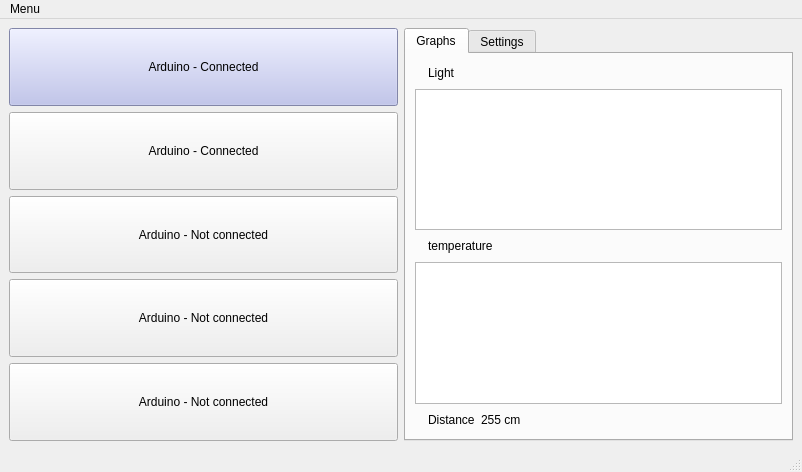
<?xml version="1.0" encoding="UTF-8"?>
<ui version="4.0">
 <class>MainWindow</class>
 <widget class="QMainWindow" name="MainWindow">
  <property name="geometry">
   <rect>
    <x>0</x>
    <y>0</y>
    <width>802</width>
    <height>472</height>
   </rect>
  </property>
  <property name="sizePolicy">
   <sizepolicy hsizetype="Fixed" vsizetype="Preferred">
    <horstretch>0</horstretch>
    <verstretch>0</verstretch>
   </sizepolicy>
  </property>
  <property name="windowTitle">
   <string>Central Control</string>
  </property>
  <property name="windowIcon">
   <iconset>
    <normaloff>../../../Downloads/arduino_icon.png</normaloff>../../../Downloads/arduino_icon.png</iconset>
  </property>
  <property name="styleSheet">
   <string notr="true"/>
  </property>
  <widget class="QWidget" name="centralwidget">
   <layout class="QHBoxLayout" name="horizontalLayout">
    <item>
     <layout class="QVBoxLayout" name="verticalLayout">
      <item>
       <widget class="QPushButton" name="arduino1">
        <property name="sizePolicy">
         <sizepolicy hsizetype="Expanding" vsizetype="Expanding">
          <horstretch>0</horstretch>
          <verstretch>0</verstretch>
         </sizepolicy>
        </property>
        <property name="styleSheet">
         <string notr="true">background-color: rgb(182, 187, 235);</string>
        </property>
        <property name="text">
         <string>Arduino - Connected</string>
        </property>
       </widget>
      </item>
      <item>
       <widget class="QPushButton" name="arduino2">
        <property name="sizePolicy">
         <sizepolicy hsizetype="Expanding" vsizetype="Expanding">
          <horstretch>0</horstretch>
          <verstretch>0</verstretch>
         </sizepolicy>
        </property>
        <property name="styleSheet">
         <string notr="true"/>
        </property>
        <property name="text">
         <string>Arduino - Connected</string>
        </property>
       </widget>
      </item>
      <item>
       <widget class="QPushButton" name="arduino3">
        <property name="sizePolicy">
         <sizepolicy hsizetype="Expanding" vsizetype="Expanding">
          <horstretch>0</horstretch>
          <verstretch>0</verstretch>
         </sizepolicy>
        </property>
        <property name="text">
         <string>Arduino - Not connected</string>
        </property>
       </widget>
      </item>
      <item>
       <widget class="QPushButton" name="arduino4">
        <property name="sizePolicy">
         <sizepolicy hsizetype="Expanding" vsizetype="Expanding">
          <horstretch>0</horstretch>
          <verstretch>0</verstretch>
         </sizepolicy>
        </property>
        <property name="text">
         <string>Arduino - Not connected</string>
        </property>
       </widget>
      </item>
      <item>
       <widget class="QPushButton" name="arduino5">
        <property name="sizePolicy">
         <sizepolicy hsizetype="Expanding" vsizetype="Expanding">
          <horstretch>0</horstretch>
          <verstretch>0</verstretch>
         </sizepolicy>
        </property>
        <property name="text">
         <string>Arduino - Not connected</string>
        </property>
       </widget>
      </item>
     </layout>
    </item>
    <item>
     <layout class="QVBoxLayout" name="verticalLayout_2">
      <item>
       <widget class="QTabWidget" name="tabWidget">
        <property name="styleSheet">
         <string notr="true"/>
        </property>
        <property name="currentIndex">
         <number>0</number>
        </property>
        <widget class="QWidget" name="graphs">
         <attribute name="title">
          <string>Graphs</string>
         </attribute>
         <layout class="QVBoxLayout" name="verticalLayout_3">
          <item>
           <layout class="QHBoxLayout" name="horizontalLayout_4">
            <item>
             <widget class="QLabel" name="label_16">
              <property name="sizePolicy">
               <sizepolicy hsizetype="Fixed" vsizetype="Minimum">
                <horstretch>0</horstretch>
                <verstretch>0</verstretch>
               </sizepolicy>
              </property>
              <property name="text">
               <string/>
              </property>
              <property name="pixmap">
               <pixmap>icons/sun.png</pixmap>
              </property>
             </widget>
            </item>
            <item>
             <widget class="QLabel" name="label_6">
              <property name="sizePolicy">
               <sizepolicy hsizetype="Preferred" vsizetype="Expanding">
                <horstretch>0</horstretch>
                <verstretch>0</verstretch>
               </sizepolicy>
              </property>
              <property name="text">
               <string>Light</string>
              </property>
             </widget>
            </item>
            <item>
             <spacer name="horizontalSpacer">
              <property name="orientation">
               <enum>Qt::Horizontal</enum>
              </property>
              <property name="sizeHint" stdset="0">
               <size>
                <width>40</width>
                <height>20</height>
               </size>
              </property>
             </spacer>
            </item>
           </layout>
          </item>
          <item>
           <widget class="PlotWidget" name="graphicsView">
            <property name="sizePolicy">
             <sizepolicy hsizetype="Expanding" vsizetype="Expanding">
              <horstretch>0</horstretch>
              <verstretch>0</verstretch>
             </sizepolicy>
            </property>
           </widget>
          </item>
          <item>
           <layout class="QHBoxLayout" name="horizontalLayout_3">
            <item>
             <widget class="QLabel" name="label_10">
              <property name="sizePolicy">
               <sizepolicy hsizetype="Fixed" vsizetype="Minimum">
                <horstretch>0</horstretch>
                <verstretch>0</verstretch>
               </sizepolicy>
              </property>
              <property name="text">
               <string/>
              </property>
              <property name="pixmap">
               <pixmap>icons/temperature.png</pixmap>
              </property>
             </widget>
            </item>
            <item>
             <widget class="QLabel" name="label_18">
              <property name="sizePolicy">
               <sizepolicy hsizetype="Preferred" vsizetype="Expanding">
                <horstretch>0</horstretch>
                <verstretch>0</verstretch>
               </sizepolicy>
              </property>
              <property name="text">
               <string>temperature</string>
              </property>
             </widget>
            </item>
            <item>
             <spacer name="horizontalSpacer_2">
              <property name="orientation">
               <enum>Qt::Horizontal</enum>
              </property>
              <property name="sizeHint" stdset="0">
               <size>
                <width>40</width>
                <height>20</height>
               </size>
              </property>
             </spacer>
            </item>
           </layout>
          </item>
          <item>
           <widget class="PlotWidget" name="graphicsView_2">
            <property name="sizePolicy">
             <sizepolicy hsizetype="Expanding" vsizetype="Expanding">
              <horstretch>0</horstretch>
              <verstretch>0</verstretch>
             </sizepolicy>
            </property>
           </widget>
          </item>
          <item>
           <layout class="QHBoxLayout" name="horizontalLayout_2" stretch="0,0,0,0">
            <property name="sizeConstraint">
             <enum>QLayout::SetMinimumSize</enum>
            </property>
            <item>
             <widget class="QLabel" name="label_15">
              <property name="sizePolicy">
               <sizepolicy hsizetype="Fixed" vsizetype="Minimum">
                <horstretch>0</horstretch>
                <verstretch>0</verstretch>
               </sizepolicy>
              </property>
              <property name="text">
               <string/>
              </property>
              <property name="pixmap">
               <pixmap>icons/measuring-tape.png</pixmap>
              </property>
             </widget>
            </item>
            <item>
             <widget class="QLabel" name="label_11">
              <property name="sizePolicy">
               <sizepolicy hsizetype="Preferred" vsizetype="Expanding">
                <horstretch>0</horstretch>
                <verstretch>0</verstretch>
               </sizepolicy>
              </property>
              <property name="text">
               <string>Distance</string>
              </property>
             </widget>
            </item>
            <item>
             <widget class="QLabel" name="label_12">
              <property name="sizePolicy">
               <sizepolicy hsizetype="Preferred" vsizetype="Expanding">
                <horstretch>0</horstretch>
                <verstretch>0</verstretch>
               </sizepolicy>
              </property>
              <property name="text">
               <string>255 cm</string>
              </property>
             </widget>
            </item>
            <item>
             <spacer name="horizontalSpacer_3">
              <property name="orientation">
               <enum>Qt::Horizontal</enum>
              </property>
              <property name="sizeHint" stdset="0">
               <size>
                <width>40</width>
                <height>20</height>
               </size>
              </property>
             </spacer>
            </item>
           </layout>
          </item>
         </layout>
        </widget>
        <widget class="QWidget" name="settings">
         <attribute name="title">
          <string>Settings</string>
         </attribute>
         <layout class="QGridLayout" name="gridLayout">
          <item row="2" column="1">
           <widget class="QLabel" name="label_4">
            <property name="sizePolicy">
             <sizepolicy hsizetype="Preferred" vsizetype="Expanding">
              <horstretch>0</horstretch>
              <verstretch>0</verstretch>
             </sizepolicy>
            </property>
            <property name="text">
             <string>Scroll up</string>
            </property>
           </widget>
          </item>
          <item row="1" column="1">
           <widget class="QLabel" name="label_7">
            <property name="sizePolicy">
             <sizepolicy hsizetype="Preferred" vsizetype="Expanding">
              <horstretch>0</horstretch>
              <verstretch>0</verstretch>
             </sizepolicy>
            </property>
            <property name="text">
             <string>Scroll down</string>
            </property>
           </widget>
          </item>
          <item row="0" column="0">
           <widget class="QLabel" name="label">
            <property name="whatsThis">
             <string/>
            </property>
            <property name="text">
             <string>Light</string>
            </property>
            <property name="wordWrap">
             <bool>false</bool>
            </property>
           </widget>
          </item>
          <item row="0" column="1">
           <widget class="QLabel" name="label_2">
            <property name="sizePolicy">
             <sizepolicy hsizetype="Preferred" vsizetype="Expanding">
              <horstretch>0</horstretch>
              <verstretch>0</verstretch>
             </sizepolicy>
            </property>
            <property name="text">
             <string>Scroll up</string>
            </property>
           </widget>
          </item>
          <item row="3" column="2">
           <widget class="QSlider" name="tempscroll_down">
            <property name="sizePolicy">
             <sizepolicy hsizetype="Expanding" vsizetype="Fixed">
              <horstretch>0</horstretch>
              <verstretch>0</verstretch>
             </sizepolicy>
            </property>
            <property name="minimum">
             <number>-40</number>
            </property>
            <property name="maximum">
             <number>60</number>
            </property>
            <property name="orientation">
             <enum>Qt::Horizontal</enum>
            </property>
           </widget>
          </item>
          <item row="4" column="0">
           <widget class="QLabel" name="label_9">
            <property name="sizePolicy">
             <sizepolicy hsizetype="Minimum" vsizetype="Expanding">
              <horstretch>0</horstretch>
              <verstretch>0</verstretch>
             </sizepolicy>
            </property>
            <property name="text">
             <string>Scroll out</string>
            </property>
           </widget>
          </item>
          <item row="2" column="0">
           <widget class="QLabel" name="label_8">
            <property name="text">
             <string>Temperature</string>
            </property>
           </widget>
          </item>
          <item row="3" column="0">
           <widget class="QLabel" name="label_3">
            <property name="text">
             <string/>
            </property>
           </widget>
          </item>
          <item row="1" column="2">
           <widget class="QSlider" name="lightdown_slider">
            <property name="orientation">
             <enum>Qt::Horizontal</enum>
            </property>
           </widget>
          </item>
          <item row="5" column="2">
           <widget class="QSlider" name="scrollout_min">
            <property name="minimum">
             <number>2</number>
            </property>
            <property name="maximum">
             <number>255</number>
            </property>
            <property name="orientation">
             <enum>Qt::Horizontal</enum>
            </property>
           </widget>
          </item>
          <item row="5" column="1">
           <widget class="QLabel" name="label_14">
            <property name="sizePolicy">
             <sizepolicy hsizetype="Preferred" vsizetype="Expanding">
              <horstretch>0</horstretch>
              <verstretch>0</verstretch>
             </sizepolicy>
            </property>
            <property name="text">
             <string>Min</string>
            </property>
           </widget>
          </item>
          <item row="4" column="2">
           <widget class="QSlider" name="scrollout_max">
            <property name="minimum">
             <number>2</number>
            </property>
            <property name="maximum">
             <number>255</number>
            </property>
            <property name="orientation">
             <enum>Qt::Horizontal</enum>
            </property>
           </widget>
          </item>
          <item row="6" column="0" colspan="4">
           <layout class="QGridLayout" name="gridLayout_2">
            <item row="1" column="0">
             <widget class="QPushButton" name="scrrollup">
              <property name="text">
               <string>Scroll up</string>
              </property>
             </widget>
            </item>
            <item row="1" column="1">
             <widget class="QPushButton" name="scrolldown">
              <property name="text">
               <string>Scroll down</string>
              </property>
             </widget>
            </item>
            <item row="0" column="0">
             <widget class="QCheckBox" name="lightcheck">
              <property name="text">
               <string>Light</string>
              </property>
             </widget>
            </item>
            <item row="0" column="1">
             <widget class="QCheckBox" name="tempcheck">
              <property name="text">
               <string>Temperature</string>
              </property>
             </widget>
            </item>
            <item row="1" column="2">
             <widget class="QPushButton" name="submit">
              <property name="text">
               <string>Submit</string>
              </property>
             </widget>
            </item>
            <item row="0" column="2">
             <widget class="QCheckBox" name="scrolloutcheck">
              <property name="text">
               <string>Scroll out</string>
              </property>
             </widget>
            </item>
           </layout>
          </item>
          <item row="0" column="2">
           <widget class="QSlider" name="lightup_slider">
            <property name="orientation">
             <enum>Qt::Horizontal</enum>
            </property>
           </widget>
          </item>
          <item row="0" column="3">
           <widget class="QProgressBar" name="lightup_bar">
            <property name="sizePolicy">
             <sizepolicy hsizetype="Expanding" vsizetype="Fixed">
              <horstretch>0</horstretch>
              <verstretch>0</verstretch>
             </sizepolicy>
            </property>
            <property name="value">
             <number>0</number>
            </property>
            <property name="format">
             <string>%p%</string>
            </property>
           </widget>
          </item>
          <item row="4" column="1">
           <widget class="QLabel" name="label_13">
            <property name="text">
             <string>Max</string>
            </property>
           </widget>
          </item>
          <item row="1" column="3">
           <widget class="QProgressBar" name="lightdown_bar">
            <property name="sizePolicy">
             <sizepolicy hsizetype="Expanding" vsizetype="Fixed">
              <horstretch>0</horstretch>
              <verstretch>0</verstretch>
             </sizepolicy>
            </property>
            <property name="value">
             <number>0</number>
            </property>
           </widget>
          </item>
          <item row="3" column="1">
           <widget class="QLabel" name="label_5">
            <property name="sizePolicy">
             <sizepolicy hsizetype="Preferred" vsizetype="Expanding">
              <horstretch>0</horstretch>
              <verstretch>0</verstretch>
             </sizepolicy>
            </property>
            <property name="text">
             <string>Scroll down</string>
            </property>
           </widget>
          </item>
          <item row="2" column="3">
           <widget class="QLabel" name="tempnumber_up">
            <property name="layoutDirection">
             <enum>Qt::LeftToRight</enum>
            </property>
            <property name="text">
             <string>0 °C</string>
            </property>
           </widget>
          </item>
          <item row="3" column="3">
           <widget class="QLabel" name="tempnumber_down">
            <property name="text">
             <string>0 °C</string>
            </property>
           </widget>
          </item>
          <item row="5" column="3">
           <widget class="QLabel" name="sminout">
            <property name="text">
             <string>2 cm</string>
            </property>
           </widget>
          </item>
          <item row="4" column="3">
           <widget class="QLabel" name="smaxout">
            <property name="text">
             <string>255 cm</string>
            </property>
           </widget>
          </item>
          <item row="2" column="2">
           <widget class="QSlider" name="tempscroll_up">
            <property name="sizePolicy">
             <sizepolicy hsizetype="Expanding" vsizetype="Fixed">
              <horstretch>0</horstretch>
              <verstretch>0</verstretch>
             </sizepolicy>
            </property>
            <property name="minimum">
             <number>-40</number>
            </property>
            <property name="maximum">
             <number>60</number>
            </property>
            <property name="value">
             <number>0</number>
            </property>
            <property name="orientation">
             <enum>Qt::Horizontal</enum>
            </property>
           </widget>
          </item>
         </layout>
        </widget>
       </widget>
      </item>
     </layout>
    </item>
   </layout>
  </widget>
  <widget class="QMenuBar" name="menubar">
   <property name="geometry">
    <rect>
     <x>0</x>
     <y>0</y>
     <width>802</width>
     <height>22</height>
    </rect>
   </property>
   <widget class="QMenu" name="menu">
    <property name="title">
     <string>Menu</string>
    </property>
    <property name="icon">
     <iconset>
      <normaloff>../../../Downloads/if_menu_2639862.png</normaloff>../../../Downloads/if_menu_2639862.png</iconset>
    </property>
    <addaction name="separator"/>
    <addaction name="actionRefresh"/>
    <addaction name="actionClose"/>
   </widget>
   <addaction name="menu"/>
  </widget>
  <widget class="QStatusBar" name="statusbar"/>
  <action name="actionClose">
   <property name="text">
    <string>Close</string>
   </property>
  </action>
  <action name="actionRefresh">
   <property name="icon">
    <iconset>
     <normaloff>../../../Downloads/if_refresh_2639897.png</normaloff>../../../Downloads/if_refresh_2639897.png</iconset>
   </property>
   <property name="text">
    <string>Refresh</string>
   </property>
  </action>
 </widget>
 <customwidgets>
  <customwidget>
   <class>PlotWidget</class>
   <extends>QGraphicsView</extends>
   <header>pyqtgraph</header>
  </customwidget>
 </customwidgets>
 <resources/>
 <connections>
  <connection>
   <sender>lightup_slider</sender>
   <signal>sliderMoved(int)</signal>
   <receiver>lightup_bar</receiver>
   <slot>setValue(int)</slot>
   <hints>
    <hint type="sourcelabel">
     <x>601</x>
     <y>85</y>
    </hint>
    <hint type="destinationlabel">
     <x>721</x>
     <y>86</y>
    </hint>
   </hints>
  </connection>
  <connection>
   <sender>lightdown_slider</sender>
   <signal>sliderMoved(int)</signal>
   <receiver>lightdown_bar</receiver>
   <slot>setValue(int)</slot>
   <hints>
    <hint type="sourcelabel">
     <x>601</x>
     <y>138</y>
    </hint>
    <hint type="destinationlabel">
     <x>721</x>
     <y>139</y>
    </hint>
   </hints>
  </connection>
  <connection>
   <sender>tempscroll_up</sender>
   <signal>sliderMoved(int)</signal>
   <receiver>tempnumber_up</receiver>
   <slot>setNum(int)</slot>
   <hints>
    <hint type="sourcelabel">
     <x>601</x>
     <y>191</y>
    </hint>
    <hint type="destinationlabel">
     <x>721</x>
     <y>192</y>
    </hint>
   </hints>
  </connection>
  <connection>
   <sender>tempscroll_down</sender>
   <signal>sliderMoved(int)</signal>
   <receiver>tempnumber_down</receiver>
   <slot>setNum(int)</slot>
   <hints>
    <hint type="sourcelabel">
     <x>601</x>
     <y>244</y>
    </hint>
    <hint type="destinationlabel">
     <x>721</x>
     <y>245</y>
    </hint>
   </hints>
  </connection>
  <connection>
   <sender>scrollout_max</sender>
   <signal>sliderMoved(int)</signal>
   <receiver>smaxout</receiver>
   <slot>setNum(int)</slot>
   <hints>
    <hint type="sourcelabel">
     <x>601</x>
     <y>297</y>
    </hint>
    <hint type="destinationlabel">
     <x>721</x>
     <y>298</y>
    </hint>
   </hints>
  </connection>
  <connection>
   <sender>scrollout_min</sender>
   <signal>sliderMoved(int)</signal>
   <receiver>sminout</receiver>
   <slot>setNum(int)</slot>
   <hints>
    <hint type="sourcelabel">
     <x>601</x>
     <y>350</y>
    </hint>
    <hint type="destinationlabel">
     <x>721</x>
     <y>351</y>
    </hint>
   </hints>
  </connection>
 </connections>
</ui>
